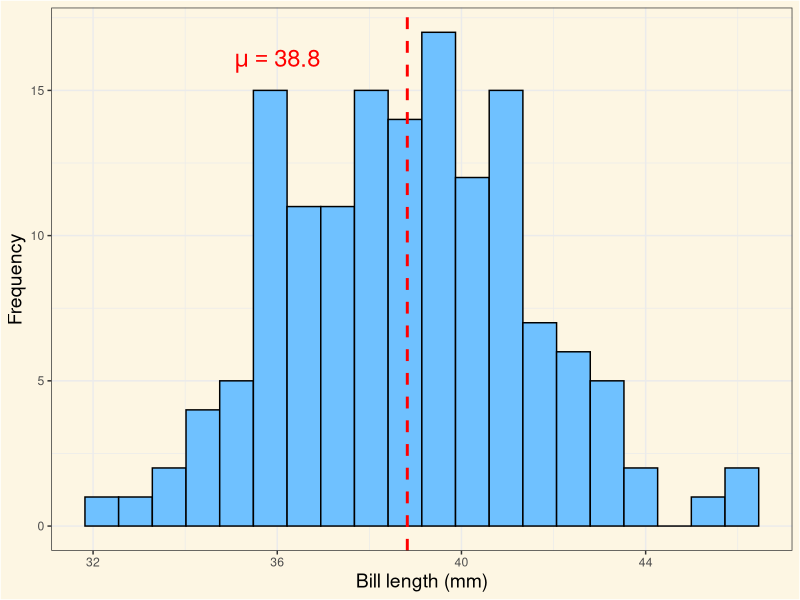
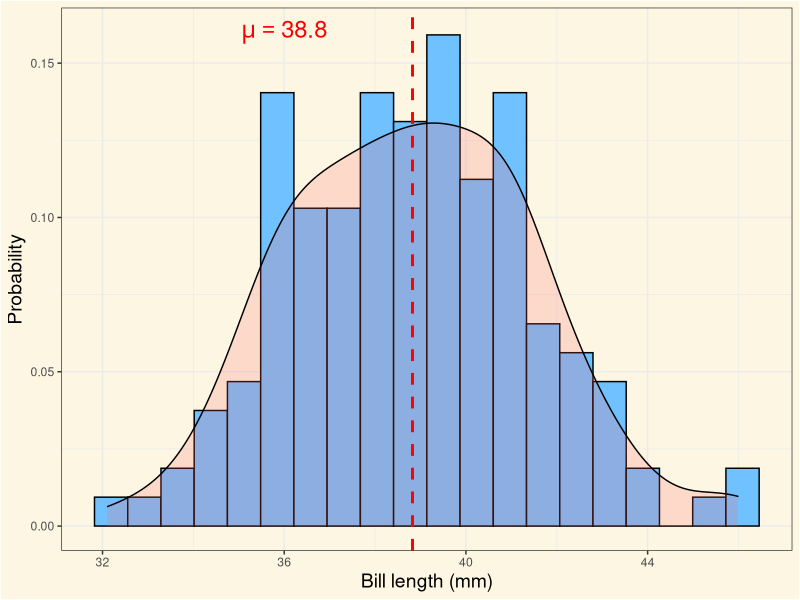
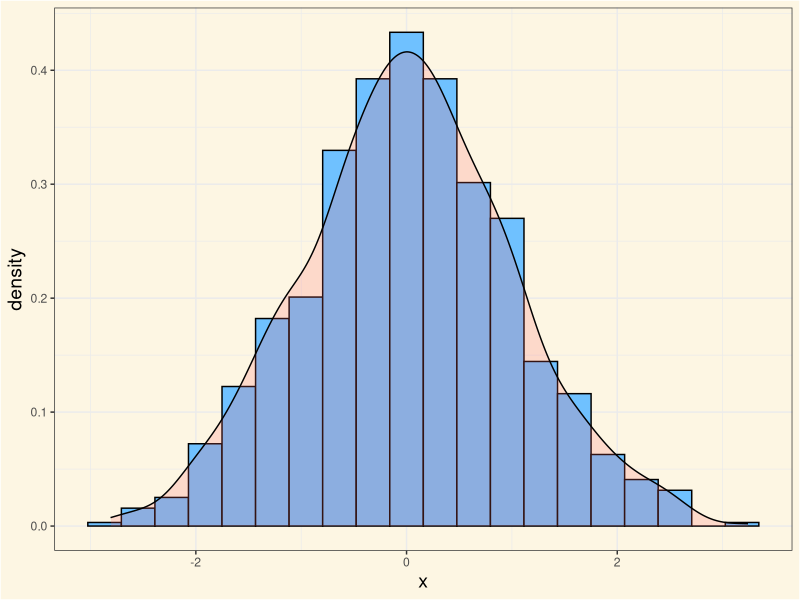
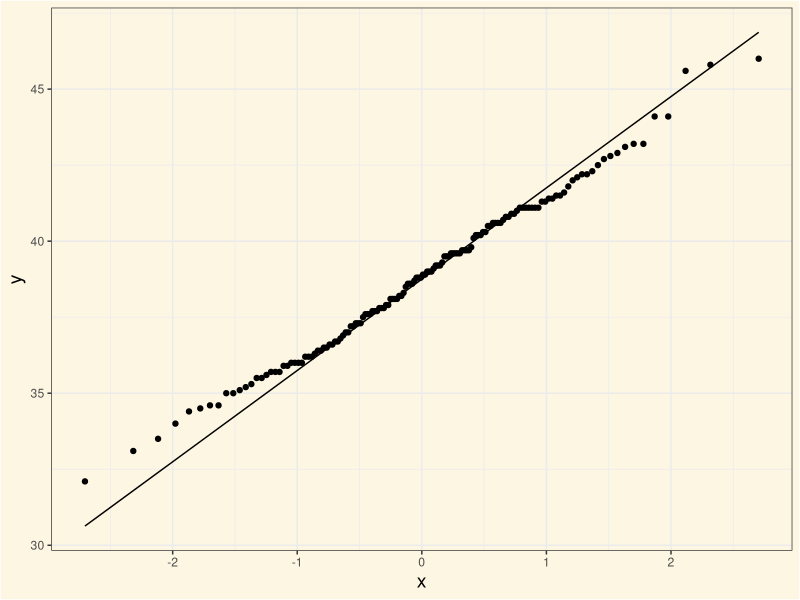
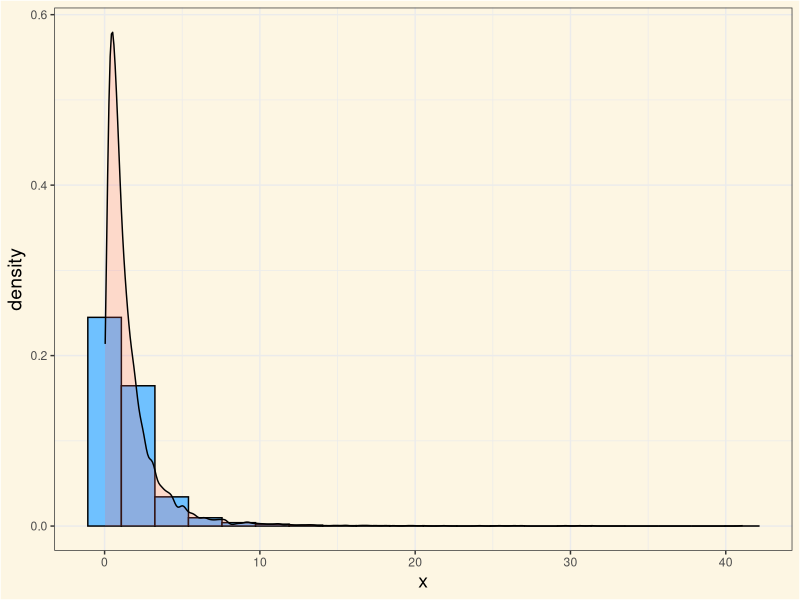
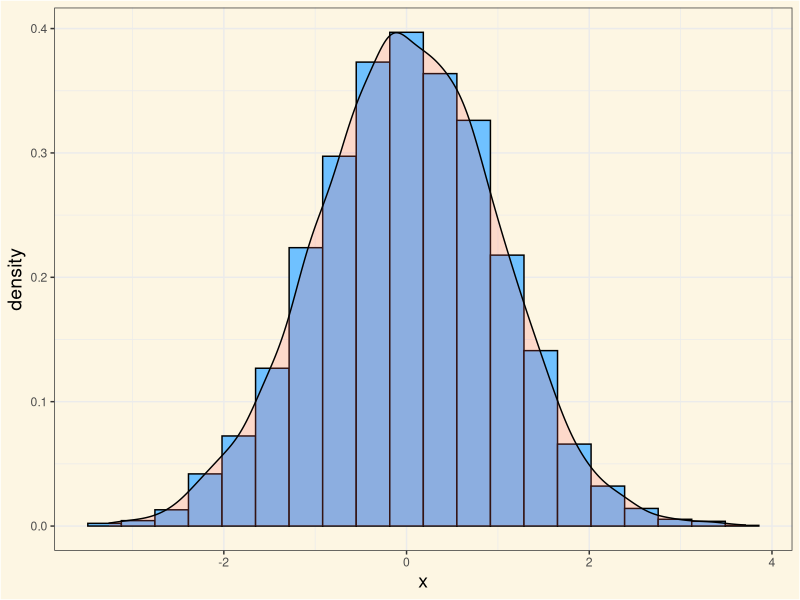

Write R code to recreate these figures, in order.
## ---- chunk 1
#| label: theme-set
#| eval: true
library(tidyverse)
library(palmerpenguins)

simple_theme <- theme_bw() +
    theme(
        plot.background = element_rect(fill = "#FDF6E3"),
        panel.background = element_rect(fill = "#FDF6E3"),
        legend.background = element_rect(fill = "#FDF6E3"),
        legend.position = "top",
        axis.title = element_text(size = 14),
        
    )

theme_set(simple_theme)
## ---- chunk 2
#| label: 01-normality
#| echo: true
#| eval: true
#| fig-align: center
#| code-fold: true
#| layout-ncol: 2

adelie  <- penguins |> 
  filter(species == "Adelie") |> 
  drop_na()

#Frequency plot
ggplot(adelie, aes(bill_length_mm)) + 
  geom_histogram(color = "black", fill = "#6FC1FF", bins = 20) +
  geom_vline(
    aes(xintercept = mean(bill_length_mm, na.rm = TRUE)), 
    color="red", 
    linetype="dashed", 
    size=1
    ) +
  labs(
    x = "Bill length (mm)",
    y = "Frequency"
  ) +
  annotate(
    "text", label = expression("mu == 38.8"), parse = TRUE,
    x = 36, y = 16, size = 6, colour = "red"
  )

# Density plot
ggplot(adelie, aes(bill_length_mm)) + 
  geom_histogram(aes(y = ..density..), bins = 20, color = "black", fill = "#6FC1FF") + 
  geom_density(alpha=.2, fill="#FF6666") +
  geom_vline(
    aes(xintercept = mean(bill_length_mm, na.rm = TRUE)), 
    color="red", 
    linetype="dashed", 
    size=1
    ) +
  labs(
    x = "Bill length (mm)",
    y = "Probability"
  ) +
  annotate(
    "text", label = expression("mu == 38.8"), parse = TRUE,
    x = 36, y = 0.16, size = 6, colour = "red"
  ) 
## ---- chunk 3
#| label: 03-density
#| echo: true
#| eval: true
#| fig-align: center
#| code-fold: true
#| include: false
set.seed(123)

normal  <-  data.frame(x = rnorm(1000, 0,1))

ggplot(normal, aes(x = x)) +
  geom_histogram(aes(y = after_stat(density)), color = "black", fill = "#6FC1FF", bins = 20) +
  geom_density(alpha=.2, fill="#FF6666") 
## ---- chunk 4
#| label: pnorm
#| echo: true
#| eval: true
#| fig-align: center
pnorm(40, mean = 38.8, sd = 2.6)
## ---- chunk 5
#| label: qqplot-body
#| echo: true
#| eval: true
#| fig-align: center
ggplot(adelie, aes(sample = bill_length_mm)) +
    geom_qq() +
    geom_qq_line()
## ---- chunk 6
#| label: shapiro
#| echo: true
#| eval: true
#| fig-align: center
shapiro.test(adelie$bill_length_mm)
## ---- chunk 7
#| label: lognomals
#| echo: true
#| eval: true
#| fig-align: center
#| code-fold: true
#| layout-ncol: 2
lognormal  <-  data.frame(x = rlnorm(5000, meanlog = 0, sdlog = 1))

ggplot(lognormal, aes(x = x)) +
  geom_histogram(aes(y = after_stat(density)), color = "black", fill = "#6FC1FF", bins = 20) +
  geom_density(alpha=.2, fill="#FF6666")

#Now transform the original log-normal data
normal  <- log(lognormal)

ggplot(normal, aes(x = x)) +
  geom_histogram(aes(y = after_stat(density)), color = "black", fill = "#6FC1FF", bins = 20) +
  geom_density(alpha=.2, fill="#FF6666")
